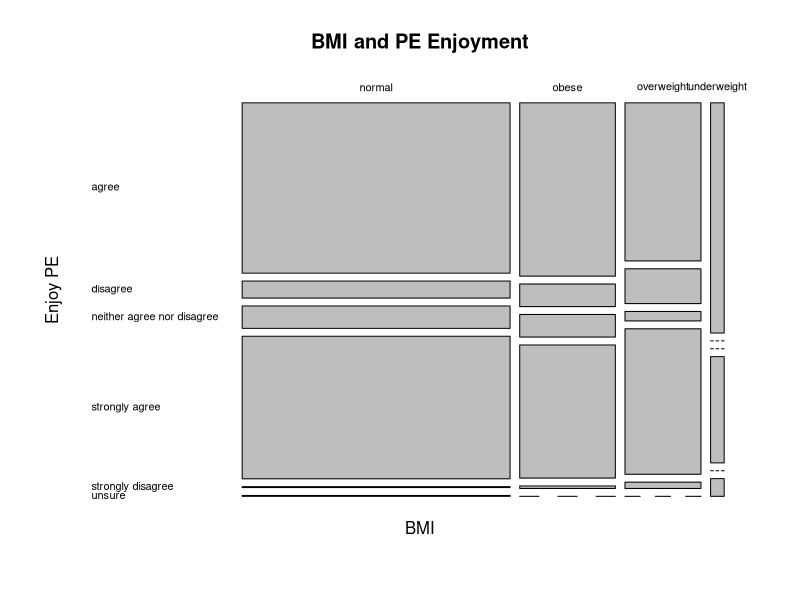

Write R code to recreate this figure.
## ---- chunk 1
data <- read.csv('../full_data_v3.csv', header = T)
data$X <- NULL
## ---- chunk 2
(nrow(data))
## ---- chunk 3
head(data, 5)
## ---- chunk 4
summary(data)
## ---- chunk 5
library(ggplot2)
er <- table(data$bmi, data$enjoy_pe)
mosaicplot(er, las=1, xlab="BMI", ylab="Enjoy PE", main="BMI and PE Enjoyment")
